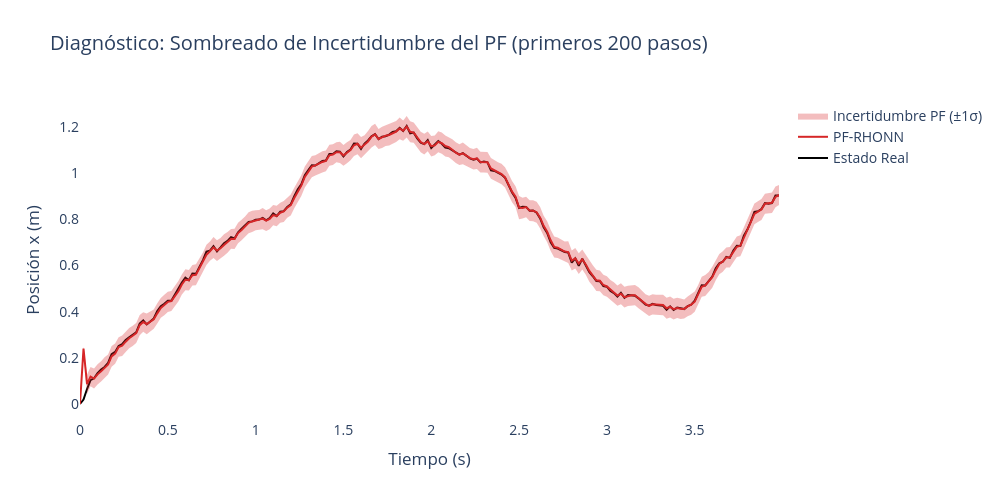

The notebook cell this image was saved under:
### Code cell
# ============================================================
# Gráfica de diagnóstico del sombreado de incertidumbre
# ============================================================

print("\n🔍 Gráfica de diagnóstico para verificar el sombreado de incertidumbre del PF")

# Crear una gráfica simple solo del estado x para verificar el sombreado
fig_diagnostic = go.Figure()

# Estado verdadero
fig_diagnostic.add_trace(go.Scatter(
    x=t_history[0:200], y=x_true[0:200, 0],
    mode='lines',
    name='Estado Real',
    line=dict(color='black', width=2)
))

# Estimación PF
fig_diagnostic.add_trace(go.Scatter(
    x=t_history[0:200], y=x_hat_pf[0:200, 0],
    mode='lines',
    name='PF-RHONN',
    line=dict(color='#d62728', width=2)
))

# Banda superior de incertidumbre
fig_diagnostic.add_trace(go.Scatter(
    x=t_history[0:200],
    y=x_hat_pf[0:200, 0] + pf_std[0:200, 0],
    mode='lines',
    line=dict(width=0),
    showlegend=False,
    hoverinfo='skip'
))

# Banda inferior con relleno
fig_diagnostic.add_trace(go.Scatter(
    x=t_history[0:200],
    y=x_hat_pf[0:200, 0] - pf_std[0:200, 0],
    mode='lines',
    line=dict(width=0),
    fillcolor='rgba(214, 39, 40, 0.3)',
    fill='tonexty',
    name='Incertidumbre PF (±1σ)',
    showlegend=True
))

fig_diagnostic.update_layout(
    title='Diagnóstico: Sombreado de Incertidumbre del PF (primeros 200 pasos)',
    xaxis_title='Tiempo (s)',
    yaxis_title='Posición x (m)',
    plot_bgcolor='white',
    paper_bgcolor='white',
    width=1000,
    height=500,
    font=dict(size=14)
)

fig_diagnostic.show()

print(f"✓ Si ves una banda roja alrededor de la línea PF-RHONN, el sombreado está funcionando.")
print(f"✓ Valores de incertidumbre (primeros 10 pasos): {pf_std[0:10, 0]}")

### Figure 1 — Plotly figure (JSON) as saved in the notebook; plotly's stock layout.template omitted (floating-point values rounded to 4 significant figures; data arrays with more than 128 entries replaced by an {"elided": "..."} marker saying what was removed)
{"data": [{"line": {"color": "black", "width": 2}, "mode": "lines", "name": "Estado Real", "type": "scatter", "x": {"elided": "200 float values"}, "y": {"elided": "200 float values"}}, {"line": {"color": "#d62728", "width": 2}, "mode": "lines", "name": "PF-RHONN", "type": "scatter", "x": {"elided": "200 float values"}, "y": {"elided": "200 float values"}}, {"hoverinfo": "skip", "line": {"width": 0}, "mode": "lines", "showlegend": false, "type": "scatter", "x": {"elided": "200 float values"}, "y": {"elided": "200 float values"}}, {"fill": "tonexty", "fillcolor": "rgba(214, 39, 40, 0.3)", "line": {"width": 0}, "mode": "lines", "name": "Incertidumbre PF (±1σ)", "showlegend": true, "type": "scatter", "x": {"elided": "200 float values"}, "y": {"elided": "200 float values"}}], "layout": {"font": {"size": 14}, "height": 500, "paper_bgcolor": "white", "plot_bgcolor": "white", "title": {"text": "Diagnóstico: Sombreado de Incertidumbre del PF (primeros 200 pasos)"}, "width": 1000, "xaxis": {"title": {"text": "Tiempo (s)"}}, "yaxis": {"title": {"text": "Posición x (m)"}}}}
